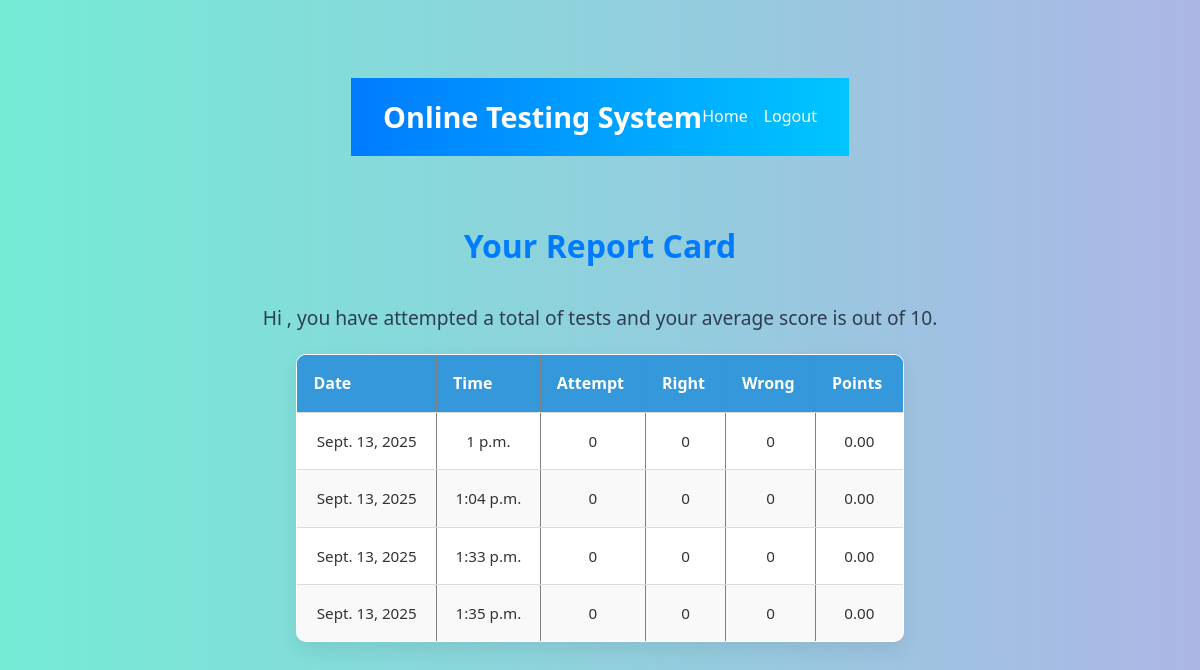
Screenshot of /test-history/ (signed in) with the database file from the repository.
### OTS/models.py (models this page shows, shortened)
class Result(models.Model):
    resultid = models.BigAutoField(primary_key=True)
    username = models.ForeignKey(Candidate, on_delete=models.CASCADE, db_column='username')
    date = models.DateField(auto_now_add=True)
    time = models.TimeField(auto_now_add=True)
    attempt = models.IntegerField()
    right = models.IntegerField()
    wrong = models.IntegerField()
    points = models.FloatField()

### OTS/views.py (the view)
# urls.py: path('test-history/', testResultHistory, name='testHistory'),
def testResultHistory(request):
    if 'username' not in request.session:
        return redirect('OTS:login')
    candidate = Candidate.objects.get(username=request.session['username'])
    results = Result.objects.filter(username=candidate)
    return render(request, 'candidate_history.html', {'results': results})

### OTS/templates/candidate_history.html (shortened to what this page needs)
{% extends 'main.html' %}
{% block top %}
<a href="{% url 'OTS:home' %}">Home</a>
<a href="{% url 'OTS:logout' %}">Logout</a>
{% endblock %}
{% block content %}
<h2>Your Report Card</h2>
<p>Hi {{ candidate.name }}, you have attempted a total of {{ candidate.test_attempted }} tests and your average score is {{ candidate.points|floatformat:2 }} out of 10.</p>
<table border="1" cellpadding="8" cellspacing="0">
  <thead>
    <tr>
      <th>Date</th>
      <th>Time</th>
      <th>Attempt</th>
      <th>Right</th>
      <th>Wrong</th>
      <th>Points</th>
    </tr>
  </thead>
  <tbody>
    {% for r in results %}
    <tr>
      <td>{{ r.date }}</td>
      <td>{{ r.time }}</td>
      <td>{{ r.attempt }}</td>
      <td>{{ r.right }}</td>
      <td>{{ r.wrong }}</td>
      <td>{{ r.points|floatformat:2 }}</td>
    </tr>
    {% empty %}
    <tr>
      <td colspan="6">No results found.</td>
    </tr>
    {% endfor %}
  </tbody>
</table>
{% endblock %}

### OTS/templates/main.html (shortened to what this page needs)
{%load static%}
<!DOCTYPE html>
<html lang="en">
<head>
<link rel="stylesheet" href="{% static 'css/base.css' %}">
<link rel="stylesheet" href="{% static 'css/welcome.css' %}">
<link rel="stylesheet" href="{% static 'css/home.css' %}">
<link rel="stylesheet" href="{% static 'css/show_result.css' %}">
<link rel="stylesheet" href="{% static 'css/login.css' %}">
<link rel="stylesheet" href="{% static 'css/register.css' %}">
<link rel="stylesheet" href="{% static 'css/main.css' %}">
<body>
  <div class="top">
    <div class="sitename">
      <h1>Online Testing System</h1>
    </div>
    <div class="menu">
      {% block top %}{% endblock %}
    </div>
  </div>
  <div class="content">
    {% block content %}{% endblock %}
  </div>
</body>
</html>

### css/base.css (style rules this page uses)
body { font-family: 'Segoe UI', Tahoma, Geneva, Verdana, sans-serif; background-color: #f4f6f8; margin: 0; padding: 0; }
h2 { text-align: center; margin-top: 20px; color: #2c3e50; animation: fadeIn 1s ease-in-out; }
p { text-align: center; font-size: 1.1em; margin-bottom: 20px; color: #34495e; animation: fadeIn 1.2s ease-in-out; }
table { width: 90%; margin: 0 auto 40px auto; border-collapse: collapse; background-color: #fff; box-shadow: 0 0 10px rgba(0,0,0,0.05); animation: fadeIn 1.5s ease-in-out; border-radius: 8px; overflow: hidden; }
th, td { text-align: center; padding: 12px 15px; border-bottom: 1px solid #ddd; }
th { background-color: #3498db; color: white; }
tr:nth-child(even) { background-color: #f9f9f9; }
* { margin: 0; padding: 0; box-sizing: border-box; }
body { font-family: 'Segoe UI', Tahoma, Geneva, Verdana, sans-serif; background-color: #f0f2f5; color: #333; padding: 1rem; }
h2 { text-align: center; font-size: 2rem; color: #007bff; margin: 2rem 0 1.5rem; animation: slideDown 0.8s ease; }
p { text-align: center; font-size: 1.1rem; color: #555; animation: fadeIn 1s ease; }
table { width: 90%; margin: 0 auto; border-collapse: collapse; background-color: #fff; box-shadow: 0 8px 16px rgba(0, 0, 0, 0.1); border-radius: 8px; overflow: hidden; animation: fadeInUp 1s ease; }
thead { background-color: #007bff; color: white; }
thead th { padding: 1rem; text-align: left; font-weight: 600; }
tbody td { padding: 0.9rem 1rem; border-top: 1px solid #eee; }

### css/welcome.css (style rules this page uses)
body { font-family: 'Segoe UI', Tahoma, Geneva, Verdana, sans-serif; margin: 0; padding: 0; background: linear-gradient(to right, #83a4d4, #b6fbff); display: flex; justify-content: center; align-items: center; min-height: 100vh; }

### css/home.css (style rules this page uses)
* { margin: 0; padding: 0; box-sizing: border-box; }
body { font-family: 'Segoe UI', Tahoma, Geneva, Verdana, sans-serif; background-color: #f0f4f8; color: #333; line-height: 1.6; padding: 1rem; }

### css/show_result.css (style rules this page uses)
* { margin: 0; padding: 0; box-sizing: border-box; }
body { font-family: 'Segoe UI', Tahoma, Geneva, Verdana, sans-serif; background-color: #f8fafc; color: #333; padding: 1rem; }
h2 { text-align: center; font-size: 2rem; color: #007bff; margin: 2rem 0; animation: fadeInDown 1s ease; }
p { text-align: center; font-size: 1.2rem; color: #666; margin-top: 2rem; animation: fadeIn 1.2s ease; }
table { width: 90%; margin: 0 auto 3rem; border-collapse: collapse; background-color: #fff; border-radius: 10px; overflow: hidden; box-shadow: 0 8px 20px rgba(0, 0, 0, 0.08); animation: fadeInUp 1s ease; }
thead { background-color: #007bff; color: white; }
thead th { padding: 1rem; text-align: left; font-size: 1rem; }
tbody td { padding: 1rem; border-top: 1px solid #e0e0e0; font-size: 0.95rem; color: #333; }

### css/login.css (style rules this page uses)
body { font-family: 'Segoe UI', Tahoma, Geneva, Verdana, sans-serif; background: linear-gradient(to right, #74ebd5, #ACB6E5); margin: 0; padding: 0; display: flex; flex-direction: column; align-items: center; }
p { text-align: center; margin-top: 20px; color: #2c3e50; }

### css/register.css (style rules this page uses)
* { margin: 0; padding: 0; box-sizing: border-box; }
body { font-family: 'Segoe UI', Tahoma, Geneva, Verdana, sans-serif; background-color: #eef3f8; color: #333; padding: 1rem; }
body { font-family: 'Segoe UI', Tahoma, Geneva, Verdana, sans-serif; background-color: #f4f7fa; color: #333; padding: 1rem; }

### css/main.css (style rules this page uses)
* { margin: 0; padding: 0; box-sizing: border-box; }
body { font-family: 'Segoe UI', Tahoma, Geneva, Verdana, sans-serif; line-height: 1.6; background-color: #f4f4f4; color: #333; }
.top { display: flex; justify-content: space-between; align-items: center; background: linear-gradient(to right, #007bff, #00c6ff); padding: 1rem 2rem; color: white; animation: slideDown 1s ease-out; }
.sitename h1 { font-size: 1.8rem; animation: fadeIn 2s ease-in-out; }
.menu { font-size: 1rem; display: flex; gap: 1rem; }
.menu a { color: white; text-decoration: none; transition: color 0.3s ease; }
.content { padding: 2rem; animation: fadeInUp 1.5s ease; }

### rows the page displays
Result: date "Sept. 13, 2025", time "1 p.m.", attempt "0", right "0", wrong "0", points "0.00"
Result: date "Sept. 13, 2025", time "1:04 p.m.", attempt "0", right "0", wrong "0", points "0.00"
Result: date "Sept. 13, 2025", time "1:33 p.m.", attempt "0", right "0", wrong "0", points "0.00"
Result: date "Sept. 13, 2025", time "1:35 p.m.", attempt "0", right "0", wrong "0", points "0.00"
